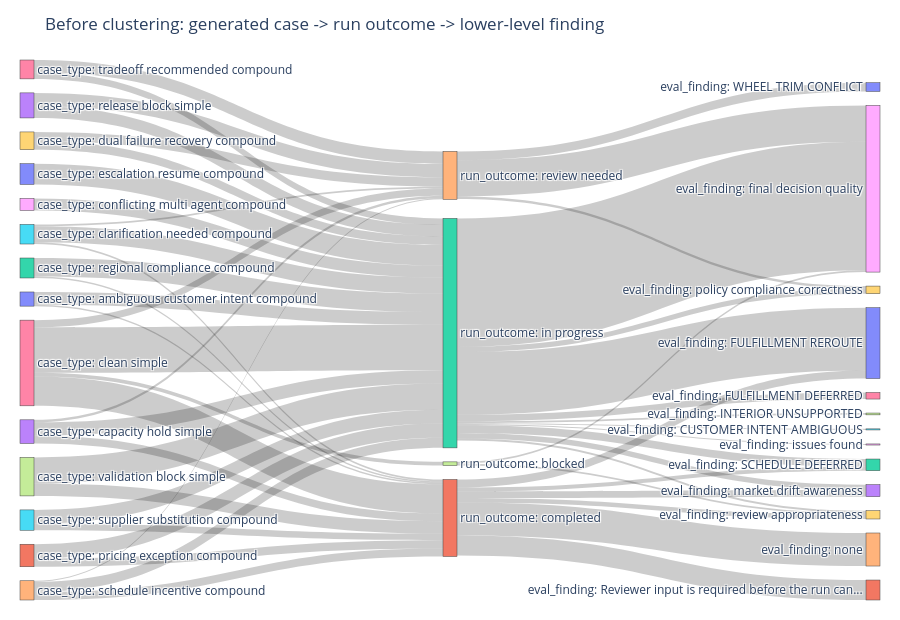

Notebook code for this chart:
### Markdown cell above
### Interpreting the Analysis Profile

The profile above confirms that the lower-level eval layer has joined onto the normalized trace population. The important numbers are:

- normalized traces: the bundle-backed population we can inspect;
- normalized events: the event-level evidence behind those traces;
- case types: the scenario coverage produced by the generator; and
- Promptfoo-failed or review/failure-bearing traces: the lower-level signal population most relevant for macro discovery.

The exact counts depend on whether you run the full notebook or set `MACRO_EVALS_TRACE_LIMIT` for a smoke test. The sample rows show how the notebook simplifies the raw data into readable labels. For example, a `pricing_exception_compound` case that ends in review with a `final_decision_quality` finding is now easy to follow through the rest of the notebook.

### Code cell
def humanize_label(value: Any, max_len: int = 48) -> str:
    if value is None or (isinstance(value, float) and pd.isna(value)):
        text = "missing"
    else:
        text = str(value)
    text = text.replace("_", " ")
    return text if len(text) <= max_len else text[: max_len - 3].rstrip() + "..."


def plot_label_sankey(frame: pd.DataFrame, columns: list[str], title: str, min_count: int = 1):
    working = frame[columns].copy()
    for column in columns:
        working[column] = working[column].fillna("missing").astype(str)

    node_labels: list[str] = []
    node_lookup: dict[tuple[str, str], int] = {}
    sources: list[int] = []
    targets: list[int] = []
    values: list[int] = []

    def node_id(column: str, value: str) -> int:
        key = (column, value)
        if key not in node_lookup:
            node_lookup[key] = len(node_labels)
            node_labels.append(f"{column}: {humanize_label(value)}")
        return node_lookup[key]

    for left, right in zip(columns[:-1], columns[1:]):
        pairs = working.groupby([left, right]).size().reset_index(name="count")
        pairs = pairs[pairs["count"].ge(min_count)]
        for _, row in pairs.iterrows():
            sources.append(node_id(left, row[left]))
            targets.append(node_id(right, row[right]))
            values.append(int(row["count"]))

    fig = go.Figure(
        data=[
            go.Sankey(
                arrangement="snap",
                node=dict(label=node_labels, pad=14, thickness=14),
                link=dict(source=sources, target=targets, value=values),
            )
        ]
    )
    fig.update_layout(title=title, height=620, margin=dict(l=20, r=20, t=60, b=20))
    return fig


flow_sample_df = labeled_traces_df[["case_type", "run_outcome", "eval_finding"]].copy()
plot_label_sankey(
    flow_sample_df,
    ["case_type", "run_outcome", "eval_finding"],
    "Before clustering: generated case -> run outcome -> lower-level finding",
    min_count=3,
).show()

label_crosswalk_df = (
    labeled_traces_df.groupby(["case_type", "run_outcome", "eval_finding"], dropna=False)
    .size()
    .reset_index(name="trace_count")
    .sort_values("trace_count", ascending=False)
    .head(18)
)
display(label_crosswalk_df)

### Figure 1 — Plotly figure (JSON) as saved in the notebook; plotly's stock layout.template omitted (floating-point values rounded to 4 significant figures)
{"data": [{"arrangement": "snap", "link": {"source": [0, 0, 3, 3, 3, 5, 5, 5, 6, 6, 6, 6, 8, 9, 9, 10, 11, 11, 12, 12, 13, 13, 14, 14, 14, 15, 15, 16, 16, 17, 17, 7, 7, 1, 1, 1, 1, 1, 1, 2, 2, 2, 2, 2, 2, 2, 2, 2, 2, 4, 4, 4], "target": [1, 2, 1, 2, 4, 1, 2, 4, 7, 1, 2, 4, 2, 2, 4, 2, 1, 2, 1, 2, 2, 4, 1, 2, 4, 1, 2, 2, 4, 1, 2, 18, 19, 20, 21, 22, 23, 24, 19, 25, 26, 20, 27, 22, 18, 28, 23, 29, 19, 30, 18, 29], "value": [4, 35, 21, 37, 7, 5, 44, 5, 10, 81, 125, 20, 33, 23, 26, 57, 23, 39, 4, 51, 32, 37, 22, 28, 3, 18, 38, 18, 34, 34, 72, 5, 5, 22, 55, 11, 18, 91, 12, 3, 18, 173, 5, 21, 354, 3, 15, 14, 6, 24, 100, 7]}, "node": {"label": ["case_type: ambiguous customer intent compound", "run_outcome: completed", "run_outcome: in progress", "case_type: capacity hold simple", "run_outcome: review needed", "case_type: clarification needed compound", "case_type: clean simple", "run_outcome: blocked", "case_type: conflicting multi agent compound", "case_type: dual failure recovery compound", "case_type: escalation resume compound", "case_type: pricing exception compound", "case_type: regional compliance compound", "case_type: release block simple", "case_type: schedule incentive compound", "case_type: supplier substitution compound", "case_type: tradeoff recommended compound", "case_type: validation block simple", "eval_finding: final decision quality", "eval_finding: review appropriateness", "eval_finding: FULFILLMENT REROUTE", "eval_finding: Reviewer input is required before the run can...", "eval_finding: SCHEDULE DEFERRED", "eval_finding: market drift awareness", "eval_finding: none", "eval_finding: CUSTOMER INTENT AMBIGUOUS", "eval_finding: FULFILLMENT DEFERRED", "eval_finding: INTERIOR UNSUPPORTED", "eval_finding: issues found", "eval_finding: policy compliance correctness", "eval_finding: WHEEL TRIM CONFLICT"], "pad": 14, "thickness": 14}, "type": "sankey"}], "layout": {"height": 620, "margin": {"b": 20, "l": 20, "r": 20, "t": 60}, "title": {"text": "Before clustering: generated case -> run outcome -> lower-level finding"}}}
